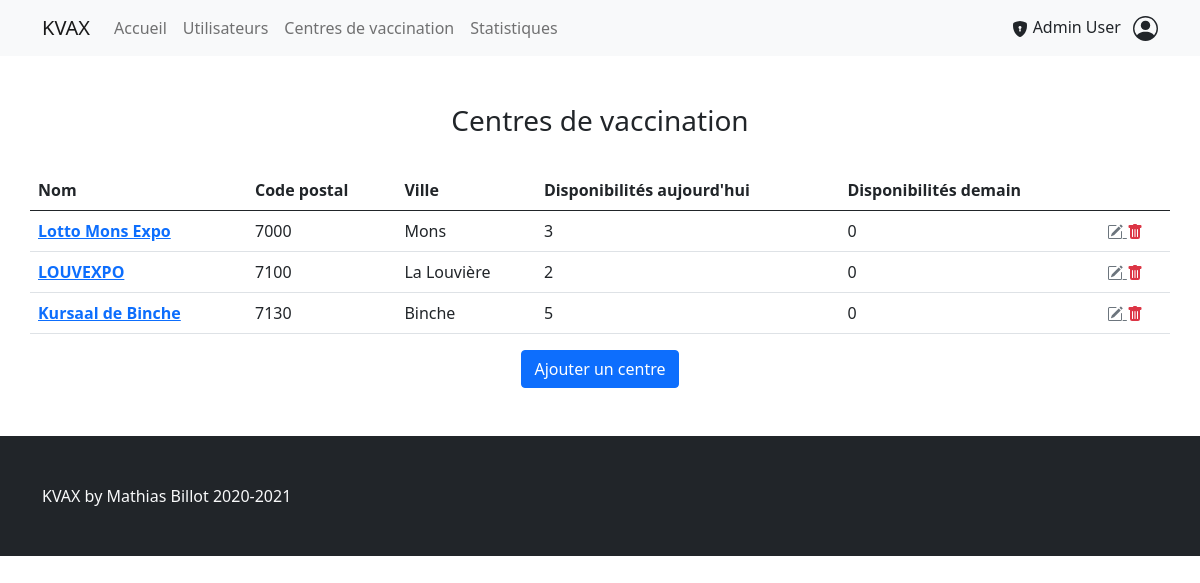
Screenshot of /index.php?page=getCenters (signed in) with the database file from the repository.
### tables this page shows
CREATE TABLE IF NOT EXISTS `vaccination_centers` (
    `id` int unsigned NOT NULL AUTO_INCREMENT,
    `name` varchar(45) NOT NULL,
    `city` varchar(45) NOT NULL,
    `postalCode` int(4) unsigned zerofill NOT NULL,
    `address` varchar(100) NOT NULL,

    PRIMARY KEY (`id`)
);

### controllers/controller.php (called while the page is built, shortened)
<?php
    require('models/center.php');
    class Controller {
        function getCenters() {
            $centers = Center::getAll();
            require('views/pages/centers.php');
        }
    }
?>

### models/center.php (called while the page is built, shortened)
<?php
    class Center {
        public static function getAll() {
            try {
                $pdo = getPdo();
                $query = 'SELECT ';
                $query .= '*, ';
                $query .= '(SELECT COUNT(*) FROM availabilities WHERE vc.id = center_id AND (DATE(`date`) = CURDATE())) AS availabilities_today, ';
                $query .= '(SELECT COUNT(*) FROM availabilities WHERE vc.id = center_id AND (DATE(`date`) = (CURDATE() + INTERVAL 1 DAY))) AS availabilities_tomorrow ';
                $query .= 'FROM vaccination_centers AS vc;';
                $req = $pdo->prepare($query);
                $req->execute();
                $center = $req->fetchAll();
                return $center;
            } catch (Exception $e) {
                throw new Exception($e->getMessage(), 400);
            }
        }
    }
?>

### config.php (called while the page is built, shortened)
<?php
    function redstr($page) {
        return $_SERVER['PHP_SELF']."?page=$page";
    }
?>

### views/pages/centers.php (the view, shortened to what this page needs)
<div class="container">
    <div class="row">
        <div class="col text-center mb-4">
            <h3>Centres de vaccination</h3>
        </div>
    </div>
    <div class="row">
        <table class="table">
            <thead>
                <tr>
                    <th>Nom</th>
                    <th>Code postal</th>
                    <th>Ville</th>
                    <th>Disponibilités aujourd'hui</th>
                    <th>Disponibilités demain</th>
                    <th></th>
                </tr>
            </thead>
            <tbody>
                <?php foreach($centers as $key => $center) { ?>
                    <tr>
                        <td class="fw-bold">
                            <a href="<?= redstr('getCenter').'&id='.$center->id ?>">
                                <?= $center->name ?>
                            </a>
                        </td>
                        <td><?= $center->postalCode ?></td>
                        <td><?= $center->city ?></td>
                        <td><?= $center->availabilities_today ?></td>
                        <td><?= $center->availabilities_tomorrow ?></td>
                        <td>
                            <a class="text-secondary" href="<?= redstr('updateCenter').'&id='.$center->id ?>">
                            </a>
                            <a class="text-danger" href="<?= redstr('deleteCenter').'&id='.$center->id ?>">
                            </a>
                        </td>
                    </tr>
                <?php } ?>
            </tbody>
        </table>
        <div class="text-center">
            <a class="btn btn-primary" href="<?= redstr('createCenter') ?>">Ajouter un centre</a>
        </div>
    </div>
</div>
<?php
    require_once('views/partials/layout.php');
?>

### rows the page displays
vaccination_centers: name "Lotto Mons Expo", postalCode "7000", city "Mons", availabilities_today "3", availabilities_tomorrow "0"
vaccination_centers: name "LOUVEXPO", postalCode "7100", city "La Louvière", availabilities_today "2", availabilities_tomorrow "0"
vaccination_centers: name "Kursaal de Binche", postalCode "7130", city "Binche", availabilities_today "5", availabilities_tomorrow "0"

### other values shown
$_SESSION['user_fullname'] "Admin User"
